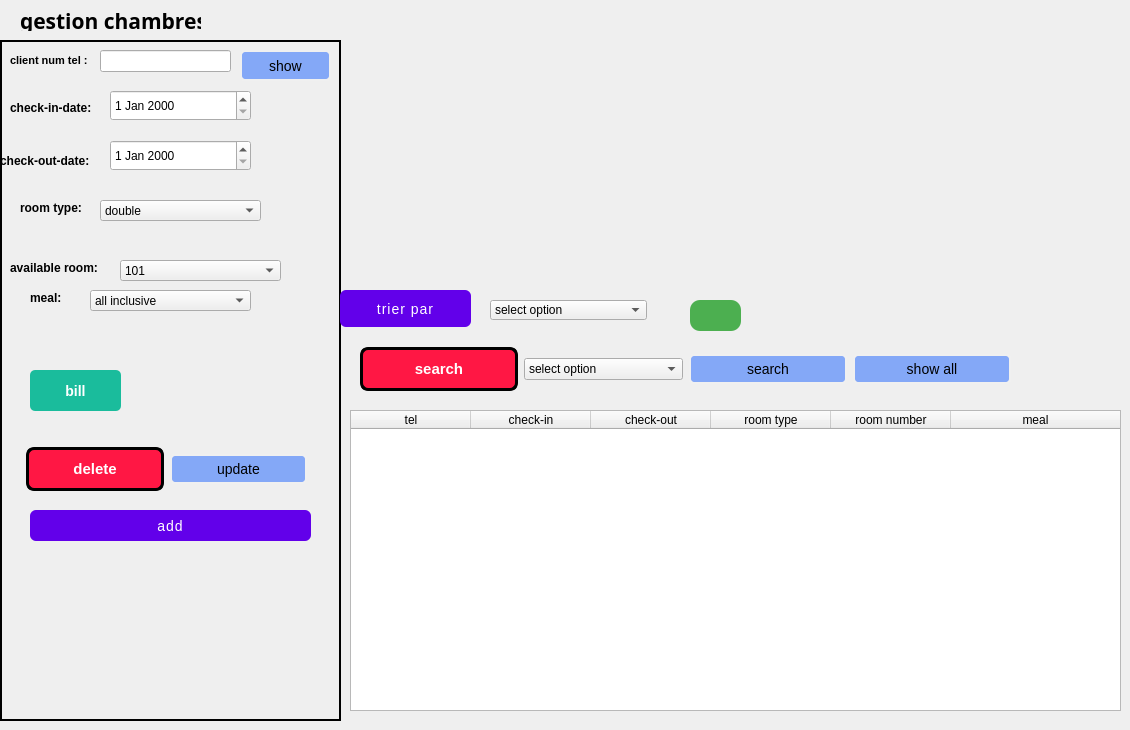
       <widget class="QWidget" name="profile_page">
        <widget class="QLabel" name="label_5">
         <property name="geometry">
          <rect>
           <x>0</x>
           <y>40</y>
           <width>341</width>
           <height>681</height>
          </rect>
         </property>
         <property name="styleSheet">
          <string notr="true">border: 2px solid black;</string>
         </property>
         <property name="text">
          <string/>
         </property>
        </widget>
        <widget class="QLabel" name="label_13">
         <property name="geometry">
          <rect>
           <x>10</x>
           <y>40</y>
           <width>91</width>
           <height>41</height>
          </rect>
         </property>
         <property name="font">
          <font>
           <pointsize>8</pointsize>
           <weight>75</weight>
           <bold>true</bold>
          </font>
         </property>
         <property name="text">
          <string>client num tel :</string>
         </property>
        </widget>
        <widget class="QLineEdit" name="lineEdit_6">
         <property name="geometry">
          <rect>
           <x>100</x>
           <y>50</y>
           <width>131</width>
           <height>22</height>
          </rect>
         </property>
        </widget>
        <widget class="QLabel" name="label_14">
         <property name="geometry">
          <rect>
           <x>10</x>
           <y>100</y>
           <width>101</width>
           <height>16</height>
          </rect>
         </property>
         <property name="font">
          <font>
           <weight>75</weight>
           <bold>true</bold>
          </font>
         </property>
         <property name="text">
          <string>check-in-date:</string>
         </property>
        </widget>
        <widget class="QDateEdit" name="dateEdit">
         <property name="geometry">
          <rect>
           <x>110</x>
           <y>90</y>
           <width>141</width>
           <height>31</height>
          </rect>
         </property>
        </widget>
        <widget class="QLabel" name="label_15">
         <property name="geometry">
          <rect>
           <x>0</x>
           <y>150</y>
           <width>111</width>
           <height>21</height>
          </rect>
         </property>
         <property name="font">
          <font>
           <weight>75</weight>
           <bold>true</bold>
          </font>
         </property>
         <property name="text">
          <string>check-out-date:</string>
         </property>
        </widget>
        <widget class="QDateEdit" name="dateEdit_2">
         <property name="geometry">
          <rect>
           <x>110</x>
           <y>140</y>
           <width>141</width>
           <height>31</height>
          </rect>
         </property>
        </widget>
        <widget class="QLabel" name="label_16">
         <property name="geometry">
          <rect>
           <x>20</x>
           <y>200</y>
           <width>81</width>
           <height>16</height>
          </rect>
         </property>
         <property name="font">
          <font>
           <weight>75</weight>
           <bold>true</bold>
          </font>
         </property>
         <property name="text">
          <string>room type:</string>
         </property>
        </widget>
        <widget class="QComboBox" name="comboBox_3">
         <property name="geometry">
          <rect>
           <x>100</x>
           <y>200</y>
           <width>161</width>
           <height>21</height>
          </rect>
         </property>
         <item>
          <property name="text">
           <string>double</string>
          </property>
         </item>
         <item>
          <property name="text">
           <string>single</string>
          </property>
         </item>
         <item>
          <property name="text">
           <string>duplex</string>
          </property>
         </item>
        </widget>
        <widget class="QLabel" name="label_17">
         <property name="geometry">
          <rect>
           <x>10</x>
           <y>260</y>
           <width>101</width>
           <height>16</height>
          </rect>
         </property>
         <property name="font">
          <font>
           <weight>75</weight>
           <bold>true</bold>
          </font>
         </property>
         <property name="text">
          <string>available room:</string>
         </property>
        </widget>
        <widget class="QComboBox" name="comboBox_4">
         <property name="geometry">
          <rect>
           <x>120</x>
           <y>260</y>
           <width>161</width>
           <height>21</height>
          </rect>
         </property>
         <item>
          <property name="text">
           <string>101</string>
          </property>
         </item>
         <item>
          <property name="text">
           <string>102</string>
          </property>
         </item>
         <item>
          <property name="text">
           <string>103</string>
          </property>
         </item>
         <item>
          <property name="text">
           <string>104</string>
          </property>
         </item>
         <item>
          <property name="text">
           <string>106</string>
          </property>
         </item>
         <item>
          <property name="text">
           <string>120</string>
          </property>
         </item>
        </widget>
        <widget class="QLabel" name="label_18">
         <property name="geometry">
          <rect>
           <x>30</x>
           <y>290</y>
           <width>55</width>
           <height>16</height>
          </rect>
         </property>
         <property name="font">
          <font>
           <weight>75</weight>
           <bold>true</bold>
          </font>
         </property>
         <property name="text">
          <string>meal:</string>
         </property>
        </widget>
        <widget class="QComboBox" name="comboBox_5">
         <property name="geometry">
          <rect>
           <x>90</x>
           <y>290</y>
           <width>161</width>
           <height>21</height>
          </rect>
         </property>
         <item>
          <property name="text">
           <string>all inclusive</string>
          </property>
         </item>
         <item>
          <property name="text">
           <string>all inclusive soft</string>
          </property>
         </item>
         <item>
          <property name="text">
           <string>breakfast</string>
          </property>
         </item>
         <item>
          <property name="text">
           <string>lunch</string>
          </property>
         </item>
         <item>
          <property name="text">
           <string>dinner</string>
          </property>
         </item>
        </widget>
        <widget class="QPushButton" name="pushButton_16">
         <property name="geometry">
          <rect>
           <x>30</x>
           <y>370</y>
           <width>91</width>
           <height>41</height>
          </rect>
         </property>
         <property name="styleSheet">
          <string notr="true">QPushButton {
    background-color: #1abc9c;
    color: white;
    border: none;
    border-radius: 5px;
    padding: 10px 20px;
    font-size: 14px;
    font-weight: bold;
}
QPushButton:hover {
    background-color: #16a085;
}
QPushButton:pressed {
    background-color: #148f77;
    padding-left: 12px;
    padding-top: 12px;
}
</string>
         </property>
         <property name="text">
          <string>bill</string>
         </property>
        </widget>
        <widget class="QLabel" name="label_19">
         <property name="geometry">
          <rect>
           <x>20</x>
           <y>10</y>
           <width>181</width>
           <height>21</height>
          </rect>
         </property>
         <property name="font">
          <font>
           <family>Script MT Bold</family>
           <pointsize>16</pointsize>
           <weight>75</weight>
           <bold>true</bold>
          </font>
         </property>
         <property name="text">
          <string>gestion chambres</string>
         </property>
        </widget>
        <widget class="QLabel" name="label_20">
         <property name="geometry">
          <rect>
           <x>710</x>
           <y>40</y>
           <width>331</width>
           <height>251</height>
          </rect>
         </property>
         <property name="text">
          <string/>
         </property>
         <property name="pixmap">
          <pixmap>m/comodidades-conectadas-habitaciones-inteligentes-hoteles-hospitalidad-iot_1168612-370491.jpg</pixmap>
         </property>
        </widget>
        <widget class="QTableWidget" name="tableWidget_2">
         <property name="geometry">
          <rect>
           <x>350</x>
           <y>410</y>
           <width>771</width>
           <height>301</height>
          </rect>
         </property>
         <property name="focusPolicy">
          <enum>Qt::NoFocus</enum>
         </property>
         <property name="showGrid">
          <bool>false</bool>
         </property>
         <attribute name="horizontalHeaderMinimumSectionSize">
          <number>50</number>
         </attribute>
         <attribute name="horizontalHeaderDefaultSectionSize">
          <number>120</number>
         </attribute>
         <attribute name="horizontalHeaderStretchLastSection">
          <bool>true</bool>
         </attribute>
         <attribute name="verticalHeaderVisible">
          <bool>false</bool>
         </attribute>
         <column>
          <property name="text">
           <string>tel</string>
          </property>
         </column>
         <column>
          <property name="text">
           <string>check-in</string>
          </property>
         </column>
         <column>
          <property name="text">
           <string>check-out</string>
          </property>
         </column>
         <column>
          <property name="text">
           <string>room type</string>
          </property>
         </column>
         <column>
          <property name="text">
           <string>room number</string>
          </property>
         </column>
         <column>
          <property name="text">
           <string>meal</string>
          </property>
         </column>
        </widget>
        <widget class="QPushButton" name="pushButton_24">
         <property name="geometry">
          <rect>
           <x>240</x>
           <y>50</y>
           <width>91</width>
           <height>31</height>
          </rect>
         </property>
         <property name="styleSheet">
          <string notr="true">  font-size: 14px;
    padding: 5px 10px;
    border: 2px solid #f0f0f0;
    border-radius: 5px;
    background-color: #84a8f7;</string>
         </property>
         <property name="text">
          <string>show</string>
         </property>
        </widget>
        <widget class="QWidget" name="layoutWidget">
         <property name="geometry">
          <rect>
           <x>10</x>
           <y>440</y>
           <width>313</width>
           <height>58</height>
          </rect>
         </property>
         <layout class="QHBoxLayout" name="horizontalLayout_7">
          <property name="leftMargin">
           <number>16</number>
          </property>
          <property name="rightMargin">
           <number>16</number>
          </property>
          <item>
           <widget class="QPushButton" name="pushButton_19">
            <property name="styleSheet">
             <string notr="true">QPushButton {
    background-color: #ff1744;
    color: white;
    border: 3px solid #000000;
    border-radius: 8px;
    padding: 10px 25px;
    font-size: 15px;
    font-weight: bold;
    box-shadow: 5px 5px 0 #000000;
    transition: box-shadow 0.2s ease, background-color 0.2s ease;
}
QPushButton:hover {
    background-color: #f01440;
    box-shadow: 3px 3px 0 #000000;
}
QPushButton:pressed {
    background-color: #d01235;
    box-shadow: 1px 1px 0 #000000;
}
</string>
            </property>
            <property name="text">
             <string>delete</string>
            </property>
           </widget>
          </item>
          <item>
           <widget class="QPushButton" name="pushButton_18">
            <property name="styleSheet">
             <string notr="true">  font-size: 14px;
    padding: 5px 10px;
    border: 2px solid #f0f0f0;
    border-radius: 5px;
    background-color: #84a8f7;</string>
            </property>
            <property name="text">
             <string>update</string>
            </property>
           </widget>
          </item>
         </layout>
        </widget>
        <widget class="QWidget" name="layoutWidget_2">
         <property name="geometry">
          <rect>
           <x>360</x>
           <y>340</y>
           <width>651</width>
           <height>58</height>
          </rect>
         </property>
         <layout class="QHBoxLayout" name="horizontalLayout_9">
          <item>
           <widget class="QPushButton" name="pushButton_21">
            <property name="styleSheet">
             <string notr="true">QPushButton {
    background-color: #ff1744;
    color: white;
    border: 3px solid #000000;
    border-radius: 8px;
    padding: 10px 25px;
    font-size: 15px;
    font-weight: bold;
    box-shadow: 5px 5px 0 #000000;
    transition: box-shadow 0.2s ease, background-color 0.2s ease;
}
QPushButton:hover {
    background-color: #f01440;
    box-shadow: 3px 3px 0 #000000;
}
QPushButton:pressed {
    background-color: #d01235;
    box-shadow: 1px 1px 0 #000000;
}
</string>
            </property>
            <property name="text">
             <string>search</string>
            </property>
           </widget>
          </item>
          <item>
           <widget class="QComboBox" name="comboBox_6">
            <item>
             <property name="text">
              <string>select option</string>
             </property>
            </item>
            <item>
             <property name="text">
              <string>contact</string>
             </property>
            </item>
            <item>
             <property name="text">
              <string>room no</string>
             </property>
            </item>
           </widget>
          </item>
          <item>
           <widget class="QPushButton" name="pushButton_22">
            <property name="styleSheet">
             <string notr="true">  font-size: 14px;
    padding: 5px 10px;
    border: 2px solid #f0f0f0;
    border-radius: 5px;
    background-color: #84a8f7;</string>
            </property>
            <property name="text">
             <string>search</string>
            </property>
           </widget>
          </item>
          <item>
           <widget class="QPushButton" name="pushButton_23">
            <property name="styleSheet">
             <string notr="true">  font-size: 14px;
    padding: 5px 10px;
    border: 2px solid #f0f0f0;
    border-radius: 5px;
    background-color: #84a8f7;</string>
            </property>
            <property name="text">
             <string>show all</string>
            </property>
           </widget>
          </item>
         </layout>
        </widget>
        <widget class="QPushButton" name="pushButton_17">
         <property name="geometry">
          <rect>
           <x>30</x>
           <y>510</y>
           <width>281</width>
           <height>31</height>
          </rect>
         </property>
         <property name="styleSheet">
          <string notr="true">QPushButton {
    background-color: #6200ea;
    color: white;
    border-radius: 6px;
    padding: 10px 24px;
    font-size: 14px;
    letter-spacing: 1px;
    text-transform: uppercase;
    transition: background-color 0.3s ease;
}
QPushButton:hover {
    background-color: #3700b3;
}
QPushButton:pressed {
    background-color: #30009c;
}</string>
         </property>
         <property name="text">
          <string>add</string>
         </property>
        </widget>
        <widget class="QComboBox" name="comboBox_23">
         <property name="geometry">
          <rect>
           <x>490</x>
           <y>300</y>
           <width>157</width>
           <height>20</height>
          </rect>
         </property>
         <item>
          <property name="text">
           <string>select option</string>
          </property>
         </item>
         <item>
          <property name="text">
           <string>contact</string>
          </property>
         </item>
         <item>
          <property name="text">
           <string>room no</string>
          </property>
         </item>
        </widget>
        <widget class="QPushButton" name="pushButton_60">
         <property name="geometry">
          <rect>
           <x>690</x>
           <y>300</y>
           <width>51</width>
           <height>31</height>
          </rect>
         </property>
         <property name="styleSheet">
          <string notr="true">QPushButton {
    background-color: #4CAF50;        /* Green background */
    color: white;                     /* White text */
    border: none;                     /* No border for a clean look */
    border-radius: 10px;              /* Rounded corners */
    padding: 10px 20px;               /* Padding */
    font-size: 16px;                  /* Text size */
    font-weight: bold;                /* Bold text */
    box-shadow: 3px 3px 10px rgba(0, 0, 0, 0.3); /* Shadow effect */
}

QPushButton:hover {
    background-color: #45a049;        /* Darker green on hover */
}

QPushButton:pressed {
    background-color: #3e8e41;        /* Darker green on press */
}

QPushButton:disabled {
    background-color: #cccccc;        /* Gray background when disabled */
    color: #666666;                   /* Gray text when disabled */
}
</string>
         </property>
         <property name="text">
          <string/>
         </property>
         <property name="icon">
          <iconset>
           <normaloff>m/pngtree-vector-pie-chart-icon-png-image_4894574.jpg</normaloff>m/pngtree-vector-pie-chart-icon-png-image_4894574.jpg</iconset>
         </property>
         <property name="iconSize">
          <size>
           <width>50</width>
           <height>50</height>
          </size>
         </property>
        </widget>
        <widget class="QPushButton" name="pushButton_61">
         <property name="geometry">
          <rect>
           <x>340</x>
           <y>290</y>
           <width>131</width>
           <height>37</height>
          </rect>
         </property>
         <property name="styleSheet">
          <string notr="true">QPushButton {
    background-color: #6200ea;
    color: white;
    border-radius: 6px;
    padding: 10px 24px;
    font-size: 14px;
    letter-spacing: 1px;
    text-transform: uppercase;
    transition: background-color 0.3s ease;
}
QPushButton:hover {
    background-color: #3700b3;
}
QPushButton:pressed {
    background-color: #30009c;
}</string>
         </property>
         <property name="text">
          <string>trier par</string>
         </property>
        </widget>
       </widget>
